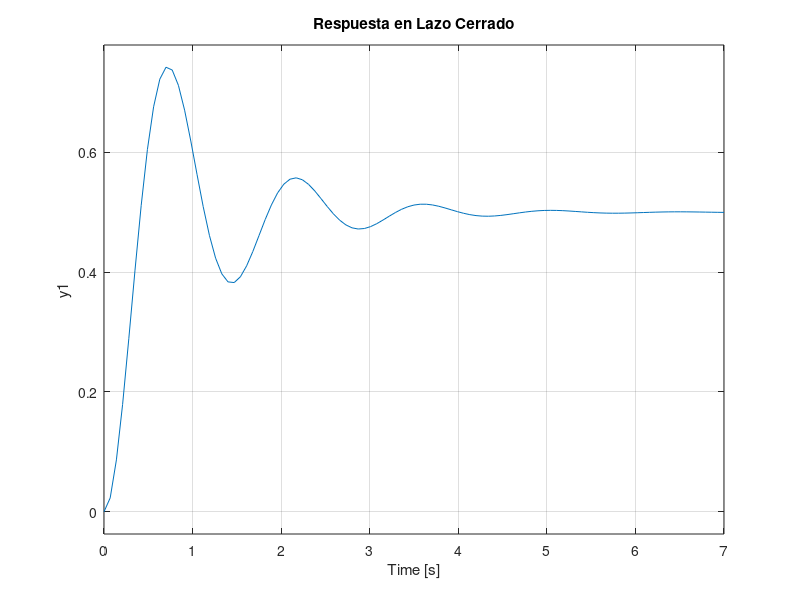

Reproduce this figure in MATLAB.
%% BASICS
% Creación de variables
a = 5;
b = 10;
% Operaciones
suma = a + b;

% Ejemplos de operadores en MATLAB


% Resta
resta = a - b; % 5

% Multiplicación
multiplicacion = a * b; % 50

% División
division = a / b; % 2

% Operador Relacional
esMayor = a > b; % true (1)

% Operador Lógico
c = true;
d = false;

% AND lógico
andResultado = c && d; % false (0)

% OR lógico
orResultado = c || d; % true (1)

% Operador de Asignación
x = 20; % Asignación de valor a x

% Operador de Potenciación
potencia = a^2; % 100


%% 
% Crear un vector fila
fila = [1, 2, 3, 4, 5];
% Crear un vector columna
columna = [1; 2; 3; 4; 5];

% Crear un vector con un rango de valores
rango = 1:0.5:10;

% Crear un vector con valores espaciados uniformemente
espaciado = linspace(0, 1, 5); % 5 valores entre 0 y 1
disp(fila)
disp (columna)
disp (rango)
disp (espaciado)
%%
% Crear una matriz 2x3
matriz = [1, 2, 3; 4, 5, 6]
%%
% Crear una matriz de ceros de tamaño 3x3
matrizCeros = zeros(3, 3)
%%
% Crear una matriz de unos de tamaño 3x3
matrizUnos = ones(3, 3)
%%
% Crear una matriz identidad de tamaño 4x4
matrizIdentidad = eye(4)

disp(matriz)
disp(matrizCeros)
disp(matrizUnos)
disp(matrizIdentidad)

%%
% Suma de vectores
v1 = [1, 2, 3];
v2 = [4, 5, 6];
sumaVectores = v1 + v2
%%
% Producto escalar de vectores
productoEscalar = dot(v1, v2)
%%
% Suma de matrices
m1 = [1, 2; 3, 4];
m2 = [5, 6; 7, 8];
sumaMatrices = m1 + m2
%%
% Producto de matrices
productoMatrices = m1 * m2
%%
% Transpuesta de una matriz
transpuesta = m1'
%%
disp(v1)
disp(v2)
disp(sumaVectores)
disp(productoEscalar)
disp(m1)
disp(m2)
disp(sumaMatrices)

%%
% Estructura if-else
x = 15;
if x < 10
    disp('x es menor que 10');
else
    disp('x es mayor o igual que 10');
end


%%
% Datos
x = 0:0.1:10;
y = sin(x);
% Gráfica
figure;
plot(x, y);
title('Gráfica de y = sin(x)');
xlabel('x');
ylabel('y');



%%  CONTROL
% G(s) = 10 / (s^2 + 2s + 10)
num = [10]; % Numerador
den = [1 2 10]; % Denominador
G = tf(num, den)


%%
% Respuesta al escalón de la función de transferencia
step(G);

title('Respuesta al Escalón');

%%
% Respuesta al impulso del sistema
impulse(G);
title('Respuesta al Impulso');
%%
% Lugar de raíces
rlocus(G);
title('Lugar de Raíces');
%%
% Representar en ceros, polos y ganancia
[z, p, k] = zpkdata(G, 'v');
disp('Ceros:'), disp(z);
disp('Polos:'), disp(p);
disp('Ganancia:'), disp(k);


%%
% Crear un controlador PID
Kp = 1; Ki = 1; Kd = 0.5;
pid_controller = pid(Kp, Ki, Kd)

%% Lazo cerrado
H = 1; % Función de transferencia del sensor
T = feedback(G, H);
step(T);
title('Respuesta en Lazo Cerrado');

%%
% Calcular polos y ceros
poles = pole(G);
zeros = zero(G);
disp('Polos:'), disp(poles);
disp('Ceros:'), disp(zeros);


%%
% Comprobar estabilidad
estabilidad = isstable(G);
if estabilidad
    disp('El sistema es estable.');
else
    disp('El sistema no es estable.');
end